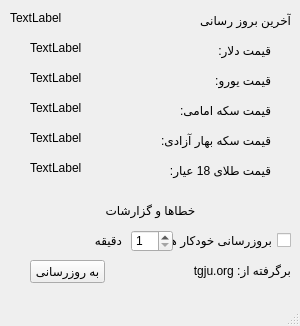
<?xml version="1.0" encoding="UTF-8"?>
<ui version="4.0">
 <class>MainWindow</class>
 <widget class="QMainWindow" name="MainWindow">
  <property name="geometry">
   <rect>
    <x>0</x>
    <y>0</y>
    <width>300</width>
    <height>326</height>
   </rect>
  </property>
  <property name="windowTitle">
   <string>قیمت ارز و مسکوکات</string>
  </property>
  <widget class="QWidget" name="centralwidget">
   <widget class="QLabel" name="DollarL">
    <property name="geometry">
     <rect>
      <x>30</x>
      <y>40</y>
      <width>131</width>
      <height>16</height>
     </rect>
    </property>
    <property name="layoutDirection">
     <enum>Qt::RightToLeft</enum>
    </property>
    <property name="text">
     <string>TextLabel</string>
    </property>
    <property name="alignment">
     <set>Qt::AlignLeading|Qt::AlignLeft|Qt::AlignVCenter</set>
    </property>
   </widget>
   <widget class="QLabel" name="EurL">
    <property name="geometry">
     <rect>
      <x>30</x>
      <y>70</y>
      <width>131</width>
      <height>16</height>
     </rect>
    </property>
    <property name="layoutDirection">
     <enum>Qt::RightToLeft</enum>
    </property>
    <property name="text">
     <string>TextLabel</string>
    </property>
    <property name="alignment">
     <set>Qt::AlignLeading|Qt::AlignLeft|Qt::AlignVCenter</set>
    </property>
   </widget>
   <widget class="QLabel" name="CoinL">
    <property name="geometry">
     <rect>
      <x>30</x>
      <y>100</y>
      <width>131</width>
      <height>16</height>
     </rect>
    </property>
    <property name="layoutDirection">
     <enum>Qt::RightToLeft</enum>
    </property>
    <property name="text">
     <string>TextLabel</string>
    </property>
    <property name="alignment">
     <set>Qt::AlignLeading|Qt::AlignLeft|Qt::AlignVCenter</set>
    </property>
   </widget>
   <widget class="QLabel" name="CoinBL">
    <property name="geometry">
     <rect>
      <x>30</x>
      <y>130</y>
      <width>131</width>
      <height>16</height>
     </rect>
    </property>
    <property name="layoutDirection">
     <enum>Qt::RightToLeft</enum>
    </property>
    <property name="text">
     <string>TextLabel</string>
    </property>
    <property name="alignment">
     <set>Qt::AlignLeading|Qt::AlignLeft|Qt::AlignVCenter</set>
    </property>
   </widget>
   <widget class="QLabel" name="Gold18L">
    <property name="geometry">
     <rect>
      <x>30</x>
      <y>160</y>
      <width>131</width>
      <height>16</height>
     </rect>
    </property>
    <property name="layoutDirection">
     <enum>Qt::RightToLeft</enum>
    </property>
    <property name="text">
     <string>TextLabel</string>
    </property>
    <property name="alignment">
     <set>Qt::AlignLeading|Qt::AlignLeft|Qt::AlignVCenter</set>
    </property>
   </widget>
   <widget class="QLabel" name="DateL">
    <property name="geometry">
     <rect>
      <x>10</x>
      <y>10</y>
      <width>131</width>
      <height>16</height>
     </rect>
    </property>
    <property name="layoutDirection">
     <enum>Qt::RightToLeft</enum>
    </property>
    <property name="text">
     <string>TextLabel</string>
    </property>
    <property name="alignment">
     <set>Qt::AlignLeading|Qt::AlignLeft|Qt::AlignVCenter</set>
    </property>
   </widget>
   <widget class="QPushButton" name="Update">
    <property name="geometry">
     <rect>
      <x>30</x>
      <y>260</y>
      <width>75</width>
      <height>23</height>
     </rect>
    </property>
    <property name="text">
     <string>به روزرسانی</string>
    </property>
   </widget>
   <widget class="QLabel" name="Mytext01">
    <property name="geometry">
     <rect>
      <x>210</x>
      <y>40</y>
      <width>61</width>
      <height>20</height>
     </rect>
    </property>
    <property name="layoutDirection">
     <enum>Qt::RightToLeft</enum>
    </property>
    <property name="text">
     <string>قیمت دلار:</string>
    </property>
    <property name="alignment">
     <set>Qt::AlignLeading|Qt::AlignLeft|Qt::AlignVCenter</set>
    </property>
   </widget>
   <widget class="QLabel" name="ErrorL">
    <property name="geometry">
     <rect>
      <x>30</x>
      <y>195</y>
      <width>241</width>
      <height>31</height>
     </rect>
    </property>
    <property name="layoutDirection">
     <enum>Qt::RightToLeft</enum>
    </property>
    <property name="text">
     <string>خطاها و گزارشات</string>
    </property>
    <property name="alignment">
     <set>Qt::AlignCenter</set>
    </property>
   </widget>
   <widget class="QLabel" name="Mytext02">
    <property name="geometry">
     <rect>
      <x>210</x>
      <y>70</y>
      <width>61</width>
      <height>20</height>
     </rect>
    </property>
    <property name="layoutDirection">
     <enum>Qt::RightToLeft</enum>
    </property>
    <property name="text">
     <string>قیمت یورو:</string>
    </property>
    <property name="alignment">
     <set>Qt::AlignLeading|Qt::AlignLeft|Qt::AlignVCenter</set>
    </property>
   </widget>
   <widget class="QLabel" name="Mytext03">
    <property name="geometry">
     <rect>
      <x>180</x>
      <y>100</y>
      <width>91</width>
      <height>20</height>
     </rect>
    </property>
    <property name="layoutDirection">
     <enum>Qt::RightToLeft</enum>
    </property>
    <property name="text">
     <string>قیمت سکه امامی:</string>
    </property>
    <property name="alignment">
     <set>Qt::AlignLeading|Qt::AlignLeft|Qt::AlignVCenter</set>
    </property>
   </widget>
   <widget class="QLabel" name="Mytext04">
    <property name="geometry">
     <rect>
      <x>160</x>
      <y>130</y>
      <width>111</width>
      <height>20</height>
     </rect>
    </property>
    <property name="layoutDirection">
     <enum>Qt::RightToLeft</enum>
    </property>
    <property name="text">
     <string>قیمت سکه بهار آزادی:</string>
    </property>
    <property name="alignment">
     <set>Qt::AlignLeading|Qt::AlignLeft|Qt::AlignVCenter</set>
    </property>
   </widget>
   <widget class="QLabel" name="Mytext05">
    <property name="geometry">
     <rect>
      <x>160</x>
      <y>160</y>
      <width>111</width>
      <height>20</height>
     </rect>
    </property>
    <property name="layoutDirection">
     <enum>Qt::RightToLeft</enum>
    </property>
    <property name="text">
     <string>قیمت طلای 18 عیار:</string>
    </property>
    <property name="alignment">
     <set>Qt::AlignLeading|Qt::AlignLeft|Qt::AlignVCenter</set>
    </property>
   </widget>
   <widget class="QLabel" name="Mytext06">
    <property name="geometry">
     <rect>
      <x>120</x>
      <y>260</y>
      <width>171</width>
      <height>20</height>
     </rect>
    </property>
    <property name="layoutDirection">
     <enum>Qt::RightToLeft</enum>
    </property>
    <property name="text">
     <string>برگرفته از: tgju.org</string>
    </property>
    <property name="alignment">
     <set>Qt::AlignLeading|Qt::AlignLeft|Qt::AlignVCenter</set>
    </property>
   </widget>
   <widget class="QLabel" name="Mytext07">
    <property name="geometry">
     <rect>
      <x>120</x>
      <y>10</y>
      <width>171</width>
      <height>20</height>
     </rect>
    </property>
    <property name="layoutDirection">
     <enum>Qt::RightToLeft</enum>
    </property>
    <property name="text">
     <string>آخرین بروز رسانی</string>
    </property>
    <property name="alignment">
     <set>Qt::AlignLeading|Qt::AlignLeft|Qt::AlignVCenter</set>
    </property>
   </widget>
   <widget class="QCheckBox" name="AutoUpdate">
    <property name="enabled">
     <bool>true</bool>
    </property>
    <property name="geometry">
     <rect>
      <x>170</x>
      <y>230</y>
      <width>121</width>
      <height>20</height>
     </rect>
    </property>
    <property name="layoutDirection">
     <enum>Qt::RightToLeft</enum>
    </property>
    <property name="text">
     <string>بروزرسانی خودکار هر</string>
    </property>
   </widget>
   <widget class="QLabel" name="Mytext08">
    <property name="geometry">
     <rect>
      <x>1</x>
      <y>230</y>
      <width>121</width>
      <height>20</height>
     </rect>
    </property>
    <property name="layoutDirection">
     <enum>Qt::RightToLeft</enum>
    </property>
    <property name="text">
     <string>دقیقه</string>
    </property>
    <property name="alignment">
     <set>Qt::AlignLeading|Qt::AlignLeft|Qt::AlignVCenter</set>
    </property>
   </widget>
   <widget class="QSpinBox" name="TimeC">
    <property name="geometry">
     <rect>
      <x>131</x>
      <y>230</y>
      <width>42</width>
      <height>22</height>
     </rect>
    </property>
    <property name="minimum">
     <number>1</number>
    </property>
    <property name="maximum">
     <number>60</number>
    </property>
   </widget>
  </widget>
  <widget class="QMenuBar" name="menubar">
   <property name="geometry">
    <rect>
     <x>0</x>
     <y>0</y>
     <width>300</width>
     <height>21</height>
    </rect>
   </property>
  </widget>
  <widget class="QStatusBar" name="statusbar"/>
 </widget>
 <resources/>
 <connections/>
</ui>
